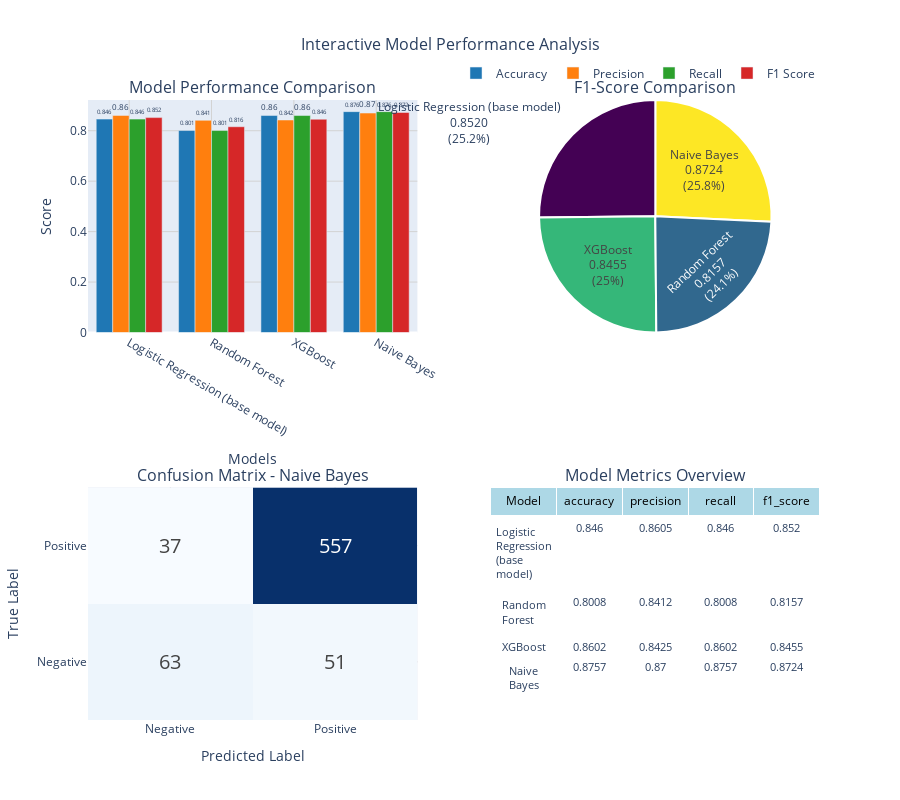
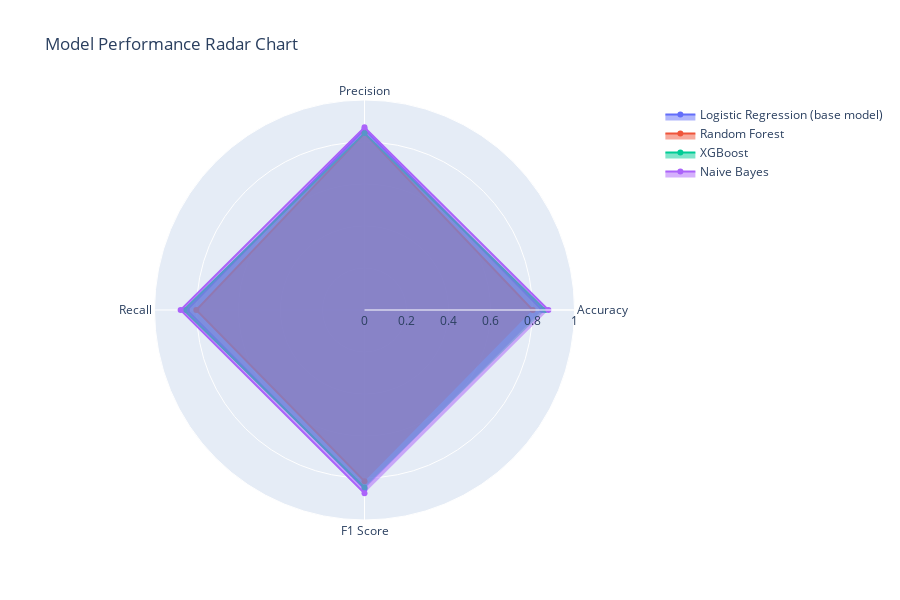

The notebook cell saved with these charts, in order:
### Markdown cell above
### **Model Performance Visualization**

### Code cell
# use plotly for visualization

# Create interactive model performance comparison with Plotly
fig = make_subplots(
    rows=2, cols=2,
    subplot_titles=('Model Performance Comparison', 'F1-Score Comparison', 
                   f'Confusion Matrix - {best_model}', 'Model Metrics Overview'),
    specs=[[{"secondary_y": False}, {"type": "pie"}],
           [{"secondary_y": False}, {"type": "table"}]]
)

# Plot 1: Model comparison (grouped bar chart)
metrics = ['accuracy', 'precision', 'recall', 'f1_score']
colors = ['#1f77b4', '#ff7f0e', '#2ca02c', '#d62728']

for i, metric in enumerate(metrics):
    fig.add_trace(
        go.Bar(
            x=results_df.index,
            y=results_df[metric],
            name=metric.replace('_', ' ').title(),
            marker_color=colors[i],
            text=results_df[metric].round(3),
            textposition='outside',
            hovertemplate=f'{metric.replace("_", " ").title()}: %{{y:.4f}}<br>Model: %{{x}}<extra></extra>'
        ),
        row=1, col=1
    )

# Generate Viridis colors for the number of models
viridis_colors = pc.sample_colorscale('Viridis', [i/(len(results_df)-1) for i in range(len(results_df))])

fig.add_trace(
    go.Pie(
        labels=results_df.index,
        values=results_df['f1_score'],
        name='F1-Score',
        marker=dict(
            colors=viridis_colors,
            line=dict(color='white', width=2)
        ),
        textinfo='label+percent+value',
        texttemplate='%{label}<br>%{value:.4f}<br>(%{percent})',
        hovertemplate='<b>%{label}</b><br>F1-Score: %{value:.4f}<br>Percentage: %{percent}<extra></extra>',
        showlegend=False
    ),
    row=1, col=2
)

# Plot 3: Confusion matrix for best model
best_pipeline_obj = pipelines[best_model]
y_pred_best = best_pipeline_obj.predict(X_test)
cm = confusion_matrix(y_test, y_pred_best)

# Create confusion matrix heatmap
fig.add_trace(
    go.Heatmap(
        z=cm,
        x=['Negative', 'Positive'],
        y=['Negative', 'Positive'],
        colorscale='Blues',
        text=cm,
        texttemplate="%{text}",
        textfont={"size": 20},
        showscale=False,
        hovertemplate='True: %{y}<br>Predicted: %{x}<br>Count: %{z}<extra></extra>'
    ),
    row=2, col=1
)

# Plot 4: Summary table
table_data = results_df.round(4)
fig.add_trace(
    go.Table(
        header=dict(
            values=['Model'] + list(table_data.columns),
            fill_color='lightblue',
            align='center',
            font=dict(size=12, color='black')
        ),
        cells=dict(
            values=[table_data.index] + [table_data[col] for col in table_data.columns],
            fill_color='white',
            align='center',
            font=dict(size=11)
        )
    ),
    row=2, col=2
)

# Update layout
fig.update_layout(
    height=800,
    # width=1400,
    title_text="Interactive Model Performance Analysis",
    title_x=0.5,
    title_font_size=16,
    showlegend=True,
    legend=dict(
        orientation="h",
        yanchor="bottom",
        y=1.02,
        xanchor="right",
        x=1
    )
)

# Update x-axis labels
fig.update_xaxes(title_text="Models", row=1, col=1)
fig.update_xaxes(title_text="Models", row=1, col=2)
fig.update_xaxes(title_text="Predicted Label", row=2, col=1)

# Update y-axis labels
fig.update_yaxes(title_text="Score", row=1, col=1)
fig.update_yaxes(title_text="F1-Score", row=1, col=2)
fig.update_yaxes(title_text="True Label", row=2, col=1)

# Add grid
fig.update_xaxes(showgrid=True, gridwidth=1, gridcolor='lightgray')
fig.update_yaxes(showgrid=True, gridwidth=1, gridcolor='lightgray')

fig.show()

# Create a radar chart for model comparison
fig_radar = go.Figure()

for model in results_df.index:
    fig_radar.add_trace(go.Scatterpolar(
        r=[results_df.loc[model, metric] for metric in metrics],
        theta=[metric.replace('_', ' ').title() for metric in metrics],
        fill='toself',
        name=model,
        hovertemplate='%{theta}<br>Score: %{r:.4f}<br>Model: ' + model + '<extra></extra>'
    ))

fig_radar.update_layout(
    polar=dict(
        radialaxis=dict(
            visible=True,
            range=[0, 1]
        )),
    title="Model Performance Radar Chart",
    height=600,
    showlegend=True
)

fig_radar.show()

### Figure 1 — Plotly figure (JSON) as saved in the notebook; plotly's stock layout.template omitted (floating-point values rounded to 4 significant figures)
{"data": [{"hovertemplate": "Accuracy: %{y:.4f}<br>Model: %{x}<extra></extra>", "marker": {"color": "#1f77b4"}, "name": "Accuracy", "text": [0.846, 0.801, 0.86, 0.876], "textposition": "outside", "type": "bar", "x": ["Logistic Regression (base model)", "Random Forest", "XGBoost", "Naive Bayes"], "xaxis": "x", "y": [0.846, 0.8008, 0.8602, 0.8757], "yaxis": "y"}, {"hovertemplate": "Precision: %{y:.4f}<br>Model: %{x}<extra></extra>", "marker": {"color": "#ff7f0e"}, "name": "Precision", "text": [0.86, 0.841, 0.842, 0.87], "textposition": "outside", "type": "bar", "x": ["Logistic Regression (base model)", "Random Forest", "XGBoost", "Naive Bayes"], "xaxis": "x", "y": [0.8605, 0.8412, 0.8425, 0.87], "yaxis": "y"}, {"hovertemplate": "Recall: %{y:.4f}<br>Model: %{x}<extra></extra>", "marker": {"color": "#2ca02c"}, "name": "Recall", "text": [0.846, 0.801, 0.86, 0.876], "textposition": "outside", "type": "bar", "x": ["Logistic Regression (base model)", "Random Forest", "XGBoost", "Naive Bayes"], "xaxis": "x", "y": [0.846, 0.8008, 0.8602, 0.8757], "yaxis": "y"}, {"hovertemplate": "F1 Score: %{y:.4f}<br>Model: %{x}<extra></extra>", "marker": {"color": "#d62728"}, "name": "F1 Score", "text": [0.852, 0.816, 0.846, 0.872], "textposition": "outside", "type": "bar", "x": ["Logistic Regression (base model)", "Random Forest", "XGBoost", "Naive Bayes"], "xaxis": "x", "y": [0.852, 0.8157, 0.8455, 0.8724], "yaxis": "y"}, {"domain": {"x": [0.55, 1], "y": [0.625, 1]}, "hovertemplate": "<b>%{label}</b><br>F1-Score: %{value:.4f}<br>Percentage: %{percent}<extra></extra>", "labels": ["Logistic Regression (base model)", "Random Forest", "XGBoost", "Naive Bayes"], "marker": {"colors": ["rgb(68, 1, 84)", "rgb(49, 104, 142)", "rgb(53, 183, 121)", "rgb(253, 231, 37)"], "line": {"color": "white", "width": 2}}, "name": "F1-Score", "showlegend": false, "textinfo": "label+percent+value", "texttemplate": "%{label}<br>%{value:.4f}<br>(%{percent})", "type": "pie", "values": [0.852, 0.8157, 0.8455, 0.8724]}, {"colorscale": [[0, "rgb(247,251,255)"], [0.125, "rgb(222,235,247)"], [0.25, "rgb(198,219,239)"], [0.375, "rgb(158,202,225)"], [0.5, "rgb(107,174,214)"], [0.625, "rgb(66,146,198)"], [0.75, "rgb(33,113,181)"], [0.875, "rgb(8,81,156)"], [1, "rgb(8,48,107)"]], "hovertemplate": "True: %{y}<br>Predicted: %{x}<br>Count: %{z}<extra></extra>", "showscale": false, "text": [[63, 51], [37, 557]], "textfont": {"size": 20}, "texttemplate": "%{text}", "type": "heatmap", "x": ["Negative", "Positive"], "xaxis": "x2", "y": ["Negative", "Positive"], "yaxis": "y2", "z": [[63, 51], [37, 557]]}, {"cells": {"align": "center", "fill": {"color": "white"}, "font": {"size": 11}, "values": [["Logistic Regression (base model)", "Random Forest", "XGBoost", "Naive Bayes"], [0.846, 0.8008, 0.8602, 0.8757], [0.8605, 0.8412, 0.8425, 0.87], [0.846, 0.8008, 0.8602, 0.8757], [0.852, 0.8157, 0.8455, 0.8724]]}, "domain": {"x": [0.55, 1], "y": [0, 0.375]}, "header": {"align": "center", "fill": {"color": "lightblue"}, "font": {"color": "black", "size": 12}, "values": ["Model", "accuracy", "precision", "recall", "f1_score"]}, "type": "table"}], "layout": {"annotations": [{"font": {"size": 16}, "showarrow": false, "text": "Model Performance Comparison", "x": 0.225, "xanchor": "center", "xref": "paper", "y": 1, "yanchor": "bottom", "yref": "paper"}, {"font": {"size": 16}, "showarrow": false, "text": "F1-Score Comparison", "x": 0.775, "xanchor": "center", "xref": "paper", "y": 1, "yanchor": "bottom", "yref": "paper"}, {"font": {"size": 16}, "showarrow": false, "text": "Confusion Matrix - Naive Bayes", "x": 0.225, "xanchor": "center", "xref": "paper", "y": 0.375, "yanchor": "bottom", "yref": "paper"}, {"font": {"size": 16}, "showarrow": false, "text": "Model Metrics Overview", "x": 0.775, "xanchor": "center", "xref": "paper", "y": 0.375, "yanchor": "bottom", "yref": "paper"}], "height": 800, "legend": {"orientation": "h", "x": 1, "xanchor": "right", "y": 1.02, "yanchor": "bottom"}, "showlegend": true, "title": {"font": {"size": 16}, "text": "Interactive Model Performance Analysis", "x": 0.5}, "xaxis": {"anchor": "y", "domain": [0, 0.45], "gridcolor": "lightgray", "gridwidth": 1, "showgrid": true, "title": {"text": "Models"}}, "xaxis2": {"anchor": "y2", "domain": [0, 0.45], "gridcolor": "lightgray", "gridwidth": 1, "showgrid": true, "title": {"text": "Predicted Label"}}, "yaxis": {"anchor": "x", "domain": [0.625, 1], "gridcolor": "lightgray", "gridwidth": 1, "showgrid": true, "title": {"text": "Score"}}, "yaxis2": {"anchor": "x2", "domain": [0, 0.375], "gridcolor": "lightgray", "gridwidth": 1, "showgrid": true, "title": {"text": "True Label"}}}}

### Figure 2 — Plotly figure (JSON) as saved in the notebook; plotly's stock layout.template omitted (floating-point values rounded to 4 significant figures)
{"data": [{"fill": "toself", "hovertemplate": "%{theta}<br>Score: %{r:.4f}<br>Model: Logistic Regression (base model)<extra></extra>", "name": "Logistic Regression (base model)", "r": [0.846, 0.8605, 0.846, 0.852], "theta": ["Accuracy", "Precision", "Recall", "F1 Score"], "type": "scatterpolar"}, {"fill": "toself", "hovertemplate": "%{theta}<br>Score: %{r:.4f}<br>Model: Random Forest<extra></extra>", "name": "Random Forest", "r": [0.8008, 0.8412, 0.8008, 0.8157], "theta": ["Accuracy", "Precision", "Recall", "F1 Score"], "type": "scatterpolar"}, {"fill": "toself", "hovertemplate": "%{theta}<br>Score: %{r:.4f}<br>Model: XGBoost<extra></extra>", "name": "XGBoost", "r": [0.8602, 0.8425, 0.8602, 0.8455], "theta": ["Accuracy", "Precision", "Recall", "F1 Score"], "type": "scatterpolar"}, {"fill": "toself", "hovertemplate": "%{theta}<br>Score: %{r:.4f}<br>Model: Naive Bayes<extra></extra>", "name": "Naive Bayes", "r": [0.8757, 0.87, 0.8757, 0.8724], "theta": ["Accuracy", "Precision", "Recall", "F1 Score"], "type": "scatterpolar"}], "layout": {"height": 600, "polar": {"radialaxis": {"range": [0, 1], "visible": true}}, "showlegend": true, "title": {"text": "Model Performance Radar Chart"}}}
